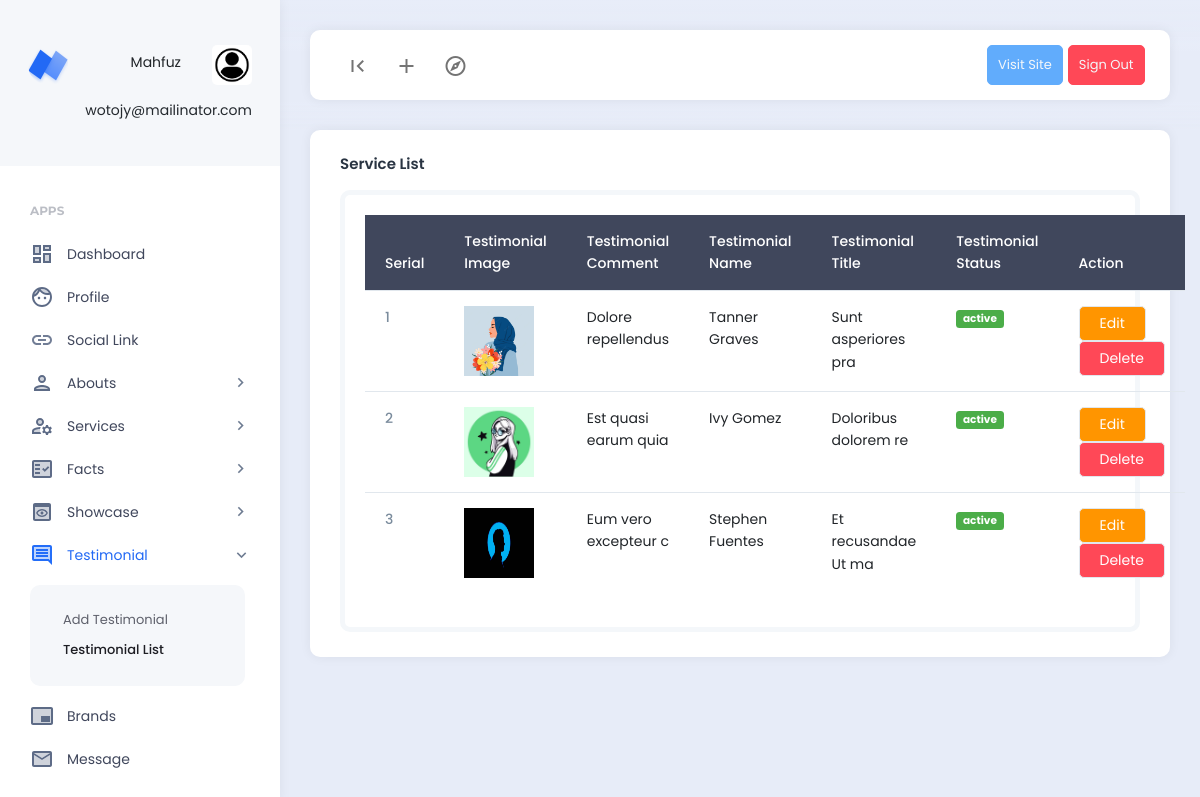
Page /dashboard/testimonial_list.php (signed in) on the committed database.
### tables this page shows
CREATE TABLE `testimonials` (
  `id` int NOT NULL,
  `image` varchar(100) NOT NULL,
  `comment` text NOT NULL,
  `name` varchar(50) NOT NULL,
  `title` varchar(100) NOT NULL,
  `status` varchar(10) NOT NULL
);

### dashboard/testimonial_list.php (the view)
<?php
require_once('./includes/dashboard_header.php');
require_once('../db_connect.php');
?>
<div class="card">
    <div class="card-header">
        <h5 class="card-title">Service List</h5>
    </div>
    <div class="card-body">
        <div class="example-container">
            <div class="example-content">
                <table class="table">
                    <thead class="table-dark">
                        <tr>
                            <th scope="col">Serial</th>
                            <th scope="col">Testimonial Image</th>
                            <th scope="col">Testimonial Comment</th>
                            <th scope="col">Testimonial Name</th>
                            <th scope="col">Testimonial Title</th>
                            <th scope="col">Testimonial Status</th>
                            <th scope="col">Action</th>
                        </tr>
                    </thead>
                    <tbody>
                        <?php
                        $testimonial_list_query = "SELECT * FROM testimonials ";
                        $testimonial_list_query_db = mysqli_query($db_connect, $testimonial_list_query);
                        $serial = 1;
                        foreach ($testimonial_list_query_db as  $testimonials) : ?>
                            <tr>
                                <th scope="row"><?= $serial++ ?></th>
                                <td>
                                    <img style="height: 70px; ; width: 70px; ;" src="./upload/testimonial/<?= $testimonials['image'] ?>" alt="">
                                </td>
                                <td><?= $testimonials['comment'] ?></td>
                                <td><?= $testimonials['name'] ?></td>
                                <td><?= $testimonials['title'] ?></td>
                                <td>
                                    <span class="badge <?= ($testimonials['status'] == 'active' ? 'badge-success' : 'badge-danger') ?>"><?= $testimonials['status'] ?></span>
                                </td>
                                <td>
                                    <a href="./testimonial_edit.php?id=<?= $testimonials['id'] ?>" class="btn btn-warning">Edit</a>
                                    <a href="./testimonial_delete.php?id=<?= $testimonials['id'] ?>" class="btn btn-danger">Delete</a>
                                </td>
                            </tr>
                        <?php
                        endforeach;
                        ?>
                    </tbody>
                </table>
            </div>
        </div>
    </div>
</div>
<?php
require_once('./includes/dashboard_footer.php');
?>

### dashboard/includes/dashboard_header.php (shortened to what this page needs)
<?php
require_once('../db_connect.php');
$explode = explode('/', $_SERVER['PHP_SELF']);
$page_name = end($explode);
?>
<!DOCTYPE html>
<html lang="en">
<head>
    <link href="./assets/plugins/bootstrap/css/bootstrap.min.css" rel="stylesheet">
    <link href="./assets/plugins/perfectscroll/perfect-scrollbar.css" rel="stylesheet">
    <link href="./assets/plugins/pace/pace.css" rel="stylesheet">
    <link rel="stylesheet" href="https://cdnjs.cloudflare.com/ajax/libs/font-awesome/4.7.0/css/font-awesome.css" />
    <link href="./assets/css/main.min.css" rel="stylesheet">
    <link href="./assets/css/custom.css" rel="stylesheet">
</head>
<body>
    <div class="app align-content-stretch d-flex flex-wrap">
        <div class="app-sidebar">
            <div class="logo">
                <a href="home.php" class="logo-icon"><span class="logo-text">Neptune</span></a>
                <div class="sidebar-user-switcher user-activity-online">
                    <a href="#">
                        <?php
                        $id = $_SESSION['auth_id'];
                        $demo_pic_query = "SELECT profile_pic FROM admins WHERE id=$id ";
                        $demo_pic_connect_db = mysqli_query($db_connect, $demo_pic_query);
                        $demo_pic_name = mysqli_fetch_assoc($demo_pic_connect_db)['profile_pic'];
                        ?>
                        <img src="./upload/profile/<?= $demo_pic_name ?>">
                        <span class="user-info-text">
                            <button class="btn" onclick="myFunction()"><?= $_SESSION['auth_name'] ?></button> <br>
                        </span>
                    </a>
                    <div id="myDIV" class="mt-3">
                        <span class="user-state-info "><?= $_SESSION['auth_mail'] ?></span>
                    </div>
                </div>
            </div>
            <div class="app-menu">
                <ul class="accordion-menu">
                    <li class="sidebar-title">
                        Apps
                    </li>
                    <li class="<?= ($page_name == 'home.php') ? 'active-page' : '' ?>">
                        <a href="../dashboard/home.php" class="active"><i class="material-icons-two-tone">dashboard</i>Dashboard</a>
                    </li>
                    <li class="<?= ($page_name == 'profile.php') ? 'active-page' : '' ?>">
                        <a href="../dashboard/profile.php"><i class="material-icons-two-tone">face</i>Profile</a>
                    </li>
                    <li class="<?= ($page_name == 'social.php') ? 'active-page' : '' ?>">
                        <a href="../dashboard/social.php"><i class="material-icons-two-tone">link</i>Social Link</a>
                    </li>
                    <li class="<?= ($page_name == 'about_add.php') || ($page_name == 'about_list.php')  ? 'active-page' : '' ?>">
                        <a href=""><i class="material-icons-two-tone">person</i>Abouts<i class="material-icons has-sub-menu">keyboard_arrow_right</i></a>
                    </li>
                    <li class="<?= ($page_name == 'service_add.php') || ($page_name == 'service_list.php')  ? 'active-page' : '' ?>">
                        <a href=""><i class="material-icons-two-tone">manage_accounts</i>Services<i class="material-icons has-sub-menu">keyboard_arrow_right</i></a>
                    </li>
                    <li class="<?= ($page_name == 'facts_add.php') || ($page_name == 'facts_list.php')  ? 'active-page' : '' ?>">
                        <a href=""><i class="material-icons-two-tone">fact_check</i>Facts<i class="material-icons has-sub-menu">keyboard_arrow_right</i></a>
                    </li>
                    <li class="<?= ($page_name == 'showcase_add.php') || ($page_name == 'showcase_list.php')  ? 'active-page' : '' ?>">
                        <a href=""><i class="material-icons-two-tone">preview</i>Showcase<i class="material-icons has-sub-menu">keyboard_arrow_right</i></a>
                    </li>
                    <li class="<?= ($page_name == 'testimonial_add.php') || ($page_name == 'testimonial_list.php')  ? 'active-page' : '' ?>">
                        <a href=""><i class="material-icons-two-tone">comment</i>Testimonial<i class="material-icons has-sub-menu">keyboard_arrow_right</i></a>
                        <ul class="sub-menu">
                            <li>
                                <a class="<?= ($page_name == 'testimonial_add.php') ? 'active' : '' ?>" href="../dashboard/testimonial_add.php">Add Testimonial</a>
                            </li>
                            <li>
                                <a class="<?= ($page_name == 'testimonial_list.php') ? 'active' : '' ?>" href="../dashboard/testimonial_list.php">Testimonial List</a>
                            </li>
                        </ul>
                    </li>
                    <li class="<?= ($page_name == 'brands.php') ? 'active-page' : '' ?>">
                        <a href="../dashboard/brands.php"><i class="material-icons-two-tone">branding_watermark</i>Brands</a>
                    </li>
                    <li class="<?= ($page_name == 'contact_list.php') ? 'active-page' : '' ?>">
                        <a href="../dashboard/contact_list.php"><i class="material-icons-two-tone">mail</i>Message</a>
                    </li>
                </ul>
            </div>
        </div>
        <div class="app-container">
            <div class="app-header">
                <nav class="navbar navbar-light navbar-expand-lg">
                    <div class="container-fluid">
                        <div class="navbar-nav" id="navbarNav">
                            <ul class="navbar-nav">
                                <li class="nav-item">
                                    <a class="nav-link hide-sidebar-toggle-button" href="#"><i class="material-icons">first_page</i></a>
                                </li>
                                <li class="nav-item dropdown hidden-on-mobile">
                                    <a class="nav-link dropdown-toggle" href="#" id="addDropdownLink" role="button" data-bs-toggle="dropdown" aria-expanded="false">
                                        <i class="material-icons">add</i>
                                    </a>
                                </li>
                                <li class="nav-item dropdown hidden-on-mobile">
                                    <a class="nav-link dropdown-toggle" href="#" id="exploreDropdownLink" role="button" data-bs-toggle="dropdown" aria-expanded="false">
                                        <i class="material-icons-outlined">explore</i>
                                    </a>
                                </li>
                            </ul>
                        </div>
                        <div class="d-flex">
                            <ul class="navbar-nav">
                                <li class="nav-item hidden-on-mobile">
                                    <a class="nav-link btn btn btn-info text-light btn-sm" href="../frontend/index.php" target="blank">Visit Site</a>
                                </li>
                                <li class="nav-item hidden-on-mobile">
                                    <a class="nav-link btn btn btn-danger text-light btn-sm" href="dashboard/../auth/signout.php">Sign Out</a>
                                </li>
                            </ul>
                        </div>
                    </div>
                </nav>
            </div>
            <div class="app-content">
                <div class="content-wrapper">

### rows in the picture
testimonials: image (picture), comment "Dolore repellendus", name "Tanner Graves", title "Sunt asperiores pra", status "active"
testimonials: image (picture), comment "Est quasi earum quia", name "Ivy Gomez", title "Doloribus dolorem re", status "active"
testimonials: image (picture), comment "Eum vero excepteur c", name "Stephen Fuentes", title "Et recusandae Ut ma", status "active"

### other values in the picture
$_SESSION['auth_name'] "Mahfuz"
$_SESSION['auth_mail'] "wotojy@mailinator.com"
